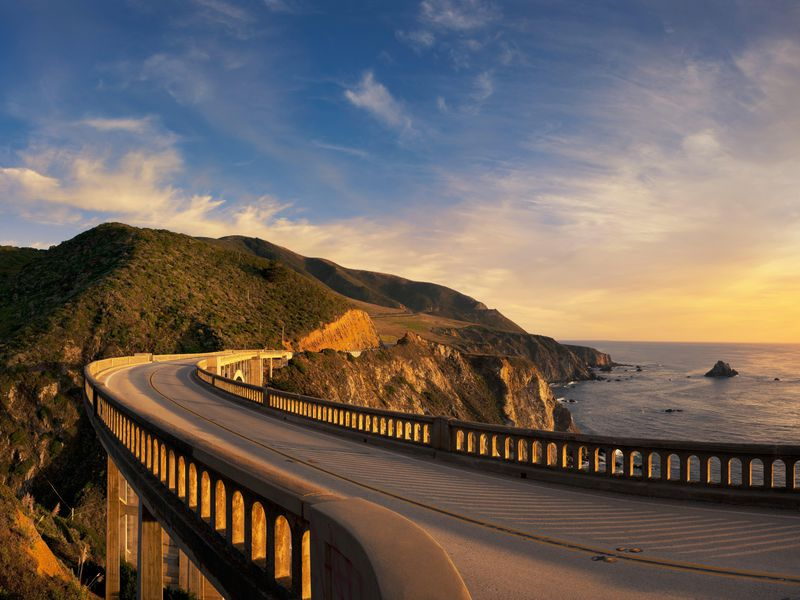
#> input picture KyThuatLapTrinhPyThon/road_image.jpg, 800 x 600 px
$ jupyter execute 2026.02.07_OpenCV.ipynb
#> lines starting #> are read from the running program, lines starting #| are printed output that depends on the picture
[cell 1]
import cv2
img_gray=cv2.imread('road_image.jpg',cv2.IMREAD_COLOR_BGR)
#> img_gray is the input picture: shape (600, 800, 3); mean B, G, R 92.7, 99.4, 110.2

[cell 2]
cv2.imshow('Hinh anh xam', img_gray)
cv2.waitKey(0)
cv2.destroyAllWindows()

[cell 3]
img_gray.shape
#> Out = (600, 800, 3)

[cell 4]
img_resize = cv2.resize(img_gray,(300,400))
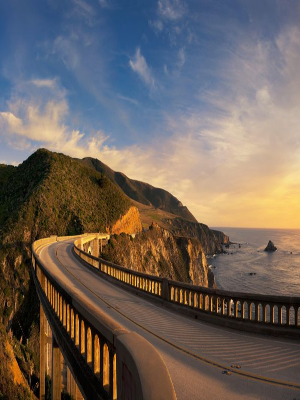
#> img_resize: shape (400, 300, 3); mean B, G, R 92.7, 99.4, 110.2
cv2.imshow('Resize', img_resize)
cv2.waitKey(0)
cv2.destroyAllWindows()

[cell 5]
img_clip = cv2.getRectSubPix(img_gray,(200,200),(0,0))
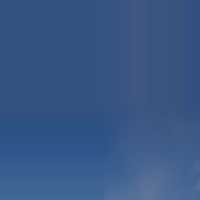
#> img_clip: shape (200, 200, 3); mean B, G, R 133.4, 87.6, 56.2
cv2.imshow('clip', img_clip)
cv2.waitKey(0)
cv2.destroyAllWindows()
